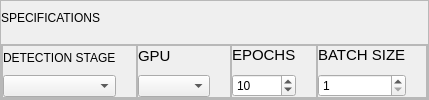
                         <widget class="QFrame" name="specifications_frame">
                          <property name="maximumSize">
                           <size>
                            <width>16777215</width>
                            <height>100</height>
                           </size>
                          </property>
                          <property name="styleSheet">
                           <string notr="true"/>
                          </property>
                          <property name="frameShape">
                           <enum>QFrame::StyledPanel</enum>
                          </property>
                          <property name="frameShadow">
                           <enum>QFrame::Raised</enum>
                          </property>
                          <property name="lineWidth">
                           <number>0</number>
                          </property>
                          <layout class="QVBoxLayout" name="specificationsFrameVerticalLayout">
                           <property name="spacing">
                            <number>10</number>
                           </property>
                           <property name="leftMargin">
                            <number>0</number>
                           </property>
                           <property name="topMargin">
                            <number>0</number>
                           </property>
                           <property name="rightMargin">
                            <number>0</number>
                           </property>
                           <property name="bottomMargin">
                            <number>0</number>
                           </property>
                           <item>
                            <widget class="QLabel" name="specification_label">
                             <property name="text">
                              <string>SPECIFICATIONS</string>
                             </property>
                            </widget>
                           </item>
                           <item>
                            <widget class="QFrame" name="specification_options_frame">
                             <property name="maximumSize">
                              <size>
                               <width>16777215</width>
                               <height>75</height>
                              </size>
                             </property>
                             <property name="frameShape">
                              <enum>QFrame::StyledPanel</enum>
                             </property>
                             <property name="frameShadow">
                              <enum>QFrame::Raised</enum>
                             </property>
                             <layout class="QGridLayout" name="gridLayout">
                              <property name="leftMargin">
                               <number>0</number>
                              </property>
                              <property name="topMargin">
                               <number>0</number>
                              </property>
                              <property name="rightMargin">
                               <number>0</number>
                              </property>
                              <property name="bottomMargin">
                               <number>0</number>
                              </property>
                              <property name="spacing">
                               <number>0</number>
                              </property>
                              <item row="0" column="2">
                               <widget class="QFrame" name="epochs_frame">
                                <property name="maximumSize">
                                 <size>
                                  <width>16777215</width>
                                  <height>16777215</height>
                                 </size>
                                </property>
                                <property name="frameShape">
                                 <enum>QFrame::StyledPanel</enum>
                                </property>
                                <property name="frameShadow">
                                 <enum>QFrame::Raised</enum>
                                </property>
                                <layout class="QVBoxLayout" name="epochsFrameVerticalLayout">
                                 <property name="spacing">
                                  <number>10</number>
                                 </property>
                                 <property name="leftMargin">
                                  <number>0</number>
                                 </property>
                                 <property name="topMargin">
                                  <number>0</number>
                                 </property>
                                 <property name="rightMargin">
                                  <number>20</number>
                                 </property>
                                 <property name="bottomMargin">
                                  <number>0</number>
                                 </property>
                                 <item>
                                  <widget class="QLabel" name="epochs_label">
                                   <property name="text">
                                    <string>&lt;html&gt;&lt;head/&gt;&lt;body&gt;&lt;p&gt;&lt;span style=&quot; font-size:11pt;&quot;&gt;EPOCHS&lt;/span&gt;&lt;/p&gt;&lt;/body&gt;&lt;/html&gt;</string>
                                   </property>
                                   <property name="textFormat">
                                    <enum>Qt::AutoText</enum>
                                   </property>
                                   <property name="alignment">
                                    <set>Qt::AlignBottom|Qt::AlignLeading|Qt::AlignLeft</set>
                                   </property>
                                  </widget>
                                 </item>
                                 <item>
                                  <widget class="QSpinBox" name="epochs_spinBox">
                                   <property name="sizePolicy">
                                    <sizepolicy hsizetype="Preferred" vsizetype="Fixed">
                                     <horstretch>0</horstretch>
                                     <verstretch>0</verstretch>
                                    </sizepolicy>
                                   </property>
                                   <property name="maximumSize">
                                    <size>
                                     <width>16777215</width>
                                     <height>16777215</height>
                                    </size>
                                   </property>
                                   <property name="cursor">
                                    <cursorShape>PointingHandCursor</cursorShape>
                                   </property>
                                   <property name="minimum">
                                    <number>1</number>
                                   </property>
                                   <property name="maximum">
                                    <number>10000</number>
                                   </property>
                                   <property name="value">
                                    <number>10</number>
                                   </property>
                                  </widget>
                                 </item>
                                </layout>
                               </widget>
                              </item>
                              <item row="0" column="1">
                               <widget class="QFrame" name="gpu_frame">
                                <property name="maximumSize">
                                 <size>
                                  <width>16777215</width>
                                  <height>16777215</height>
                                 </size>
                                </property>
                                <property name="frameShape">
                                 <enum>QFrame::StyledPanel</enum>
                                </property>
                                <property name="frameShadow">
                                 <enum>QFrame::Raised</enum>
                                </property>
                                <layout class="QVBoxLayout" name="gpuFrameVerticalLayout">
                                 <property name="spacing">
                                  <number>10</number>
                                 </property>
                                 <property name="leftMargin">
                                  <number>0</number>
                                 </property>
                                 <property name="topMargin">
                                  <number>0</number>
                                 </property>
                                 <property name="rightMargin">
                                  <number>20</number>
                                 </property>
                                 <property name="bottomMargin">
                                  <number>0</number>
                                 </property>
                                 <item>
                                  <widget class="QLabel" name="gpu_label">
                                   <property name="text">
                                    <string>&lt;html&gt;&lt;head/&gt;&lt;body&gt;&lt;p&gt;&lt;span style=&quot; font-size:11pt;&quot;&gt;GPU&lt;/span&gt;&lt;/p&gt;&lt;/body&gt;&lt;/html&gt;</string>
                                   </property>
                                   <property name="textFormat">
                                    <enum>Qt::AutoText</enum>
                                   </property>
                                   <property name="alignment">
                                    <set>Qt::AlignBottom|Qt::AlignLeading|Qt::AlignLeft</set>
                                   </property>
                                  </widget>
                                 </item>
                                 <item>
                                  <widget class="QComboBox" name="gpu_comboBox">
                                   <property name="maximumSize">
                                    <size>
                                     <width>16777215</width>
                                     <height>16777215</height>
                                    </size>
                                   </property>
                                   <property name="cursor">
                                    <cursorShape>PointingHandCursor</cursorShape>
                                   </property>
                                  </widget>
                                 </item>
                                </layout>
                               </widget>
                              </item>
                              <item row="0" column="3">
                               <widget class="QFrame" name="batch_size_frame">
                                <property name="maximumSize">
                                 <size>
                                  <width>16777215</width>
                                  <height>16777215</height>
                                 </size>
                                </property>
                                <property name="frameShape">
                                 <enum>QFrame::StyledPanel</enum>
                                </property>
                                <property name="frameShadow">
                                 <enum>QFrame::Raised</enum>
                                </property>
                                <layout class="QVBoxLayout" name="batchSizeFrameVerticalLayout">
                                 <property name="spacing">
                                  <number>10</number>
                                 </property>
                                 <property name="leftMargin">
                                  <number>0</number>
                                 </property>
                                 <property name="topMargin">
                                  <number>0</number>
                                 </property>
                                 <property name="rightMargin">
                                  <number>20</number>
                                 </property>
                                 <property name="bottomMargin">
                                  <number>0</number>
                                 </property>
                                 <item>
                                  <widget class="QLabel" name="batch_size_label">
                                   <property name="text">
                                    <string>&lt;html&gt;&lt;head/&gt;&lt;body&gt;&lt;p&gt;&lt;span style=&quot; font-size:11pt;&quot;&gt;BATCH SIZE&lt;/span&gt;&lt;/p&gt;&lt;/body&gt;&lt;/html&gt;</string>
                                   </property>
                                   <property name="textFormat">
                                    <enum>Qt::AutoText</enum>
                                   </property>
                                   <property name="alignment">
                                    <set>Qt::AlignBottom|Qt::AlignLeading|Qt::AlignLeft</set>
                                   </property>
                                  </widget>
                                 </item>
                                 <item>
                                  <widget class="QSpinBox" name="batch_size_spinBox">
                                   <property name="maximumSize">
                                    <size>
                                     <width>16777215</width>
                                     <height>16777215</height>
                                    </size>
                                   </property>
                                   <property name="cursor">
                                    <cursorShape>PointingHandCursor</cursorShape>
                                   </property>
                                   <property name="minimum">
                                    <number>1</number>
                                   </property>
                                   <property name="maximum">
                                    <number>100</number>
                                   </property>
                                  </widget>
                                 </item>
                                </layout>
                               </widget>
                              </item>
                              <item row="0" column="0">
                               <widget class="QFrame" name="detection_stage_frame">
                                <property name="maximumSize">
                                 <size>
                                  <width>16777215</width>
                                  <height>16777215</height>
                                 </size>
                                </property>
                                <property name="frameShape">
                                 <enum>QFrame::StyledPanel</enum>
                                </property>
                                <property name="frameShadow">
                                 <enum>QFrame::Raised</enum>
                                </property>
                                <layout class="QVBoxLayout" name="detectionStageFrameVerticalLayout">
                                 <property name="spacing">
                                  <number>10</number>
                                 </property>
                                 <property name="leftMargin">
                                  <number>0</number>
                                 </property>
                                 <property name="topMargin">
                                  <number>0</number>
                                 </property>
                                 <property name="rightMargin">
                                  <number>20</number>
                                 </property>
                                 <property name="bottomMargin">
                                  <number>0</number>
                                 </property>
                                 <item>
                                  <widget class="QLabel" name="detection_stage_label">
                                   <property name="text">
                                    <string>&lt;html&gt;&lt;head/&gt;&lt;body&gt;&lt;p&gt;DETECTION STAGE&lt;/p&gt;&lt;/body&gt;&lt;/html&gt;</string>
                                   </property>
                                   <property name="textFormat">
                                    <enum>Qt::AutoText</enum>
                                   </property>
                                   <property name="alignment">
                                    <set>Qt::AlignBottom|Qt::AlignLeading|Qt::AlignLeft</set>
                                   </property>
                                  </widget>
                                 </item>
                                 <item>
                                  <widget class="QComboBox" name="detection_stage_comboBox">
                                   <property name="maximumSize">
                                    <size>
                                     <width>16777215</width>
                                     <height>16777215</height>
                                    </size>
                                   </property>
                                   <property name="cursor">
                                    <cursorShape>PointingHandCursor</cursorShape>
                                   </property>
                                  </widget>
                                 </item>
                                </layout>
                               </widget>
                              </item>
                             </layout>
                            </widget>
                           </item>
                          </layout>
                         </widget>
